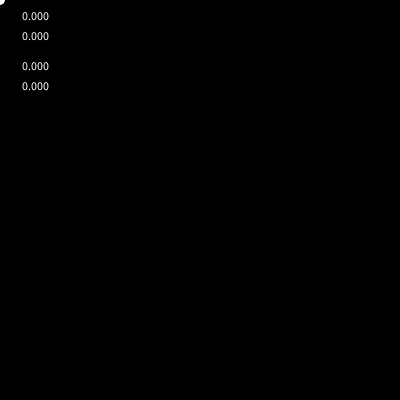
Frame 1 (no input)
Frame 60 (the mouse pressed at the canvas centre just before this capture): identical to frame 1, image omitted
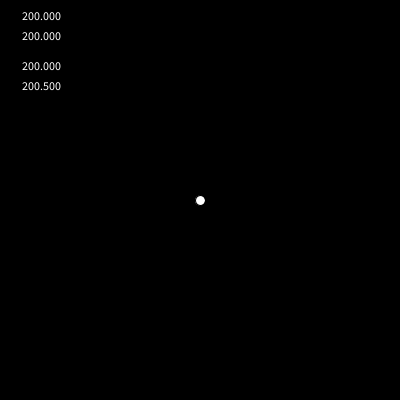
Frame 120 (the mouse held since frame 60 and released just before this capture)

The Processing sketch that drew these frames (run headless with seeded random() and noise(); from frame 60 on, the mouse is pressed at the canvas centre):

// Processing sketch: pixelIndexToCoodinate
// ── pixelIndexToCoodinate.pde
void setup(){
  size(400, 400);
}

void draw(){
  background(0);
  PVector coord = new PVector(mouseX, mouseY);
  text(coord.x, 20, 20);
  text(coord.y, 20, 40);
  //float x = mouseX;
  //float y = mouseY;
  //text(x, 20, 20);
  //text(y, 20, 40);
  
  
  
  float pixelIndex = coord.x + coord.y * width;
  
  float x2 = pixelIndex % width;
  float y2 = pixelIndex / width;
  text(x2, 20, 70);
  text(y2, 20, 90);
  fill(255);
  ellipse(x2, y2, 10, 10);  
}
